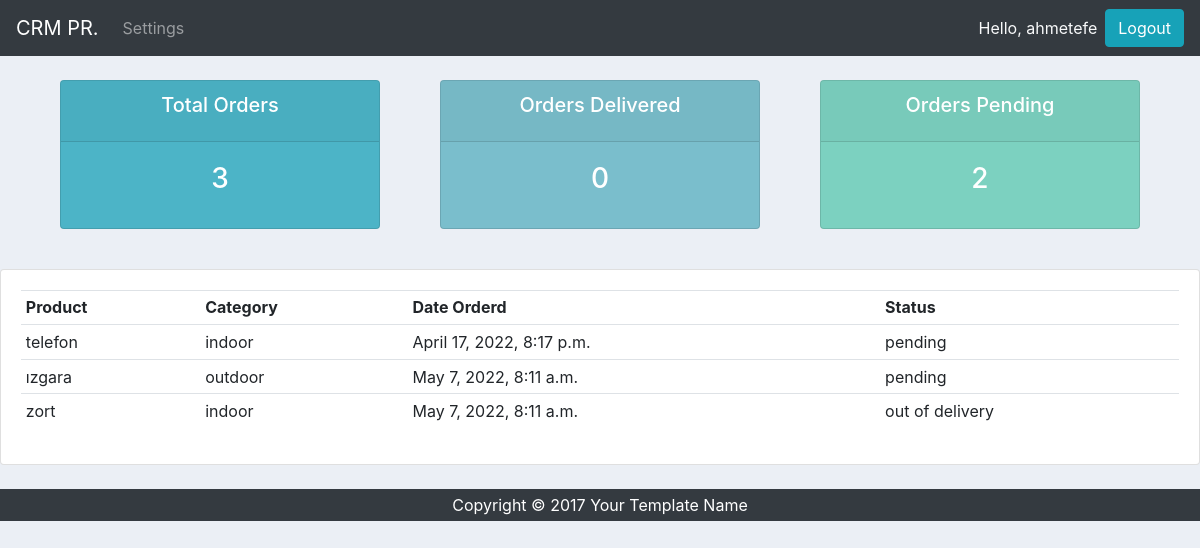
Screenshot of /user/ (signed in) with the database file from the repository.
### accounts/models.py (models this page shows, shortened)
class Order(models.Model):
    STATUS = (
        ("pending", "pendiing"),
        ("out of delivery", "out of delivery"),
        ("delivered","delivered")
    )
    customer = models.ForeignKey(Customer, null=True, on_delete=models.SET_NULL)
    product = models.ForeignKey(Product, null= True, on_delete=models.SET_NULL)
    date_created = models.DateTimeField(auto_now_add=True,null=True)
    status = models.CharField(max_length=200,null=True,choices=STATUS)
    note = models.CharField(max_length=2000,null=True)

class Product(models.Model):
    CATEGORY = (
        ("indoor","indoor"),
        ("outdoor","outdoor")
    )
    name = models.CharField(max_length=200,null=True)
    price = models.FloatField(null=True)
    category = models.CharField(max_length=200,null=True,choices=CATEGORY)
    description = models.CharField(max_length=200,null=True,blank=True)
    date_created = models.DateTimeField(auto_now_add=True,null=True)
    tag = models.ManyToManyField(Tag)
    def __str__(self):
        return self.name

### accounts/decorators.py (the view)
        def wrapper_func(request,*args, **kwargs):
            group = None
            if request.user.groups.exists():
                group = request.user.groups.all()[0].name
            if group in allowed_roles:
                return view_func(request,*args, **kwargs)
            else:
                return HttpResponse("You are not authorized to view this page!")

### accounts/views.py (called while the page is built)
@login_required(login_url="loginurl")
@allowed_users(allowed_roles=["customer"])
def userPage(request):
    orders = request.user.customer.order_set.all()
    total_orders = orders.count()
    total_delivered = orders.filter(status="delivered").count()
    total_pending = orders.filter(status="pending").count()
    context = {"orders":orders,"total_orders":total_orders,"total_delivered":total_delivered,"total_pending":total_pending}
    return render(request,"accounts/user.html",context)

### accounts/templates/accounts/user.html
{% extends 'accounts/main.html' %}
{% block content %}
{% include "accounts/status.html" %}
<br>
<div class="row">
	<div class="col-md">
		<div class="card card-body">
			<table class="table table-sm">
				<tr>
					<th>Product</th>
					<th>Category</th>
					<th>Date Orderd</th>
					<th>Status</th>
				</tr>
				{% for order in orders %}
				<tr>
					<td>{{order.product}}</td>
					<td>{{order.product.category}}</td>
					<td>{{order.date_created}}</td>
					<td>{{order.status}}</td>
				</tr>
				{% endfor %}
			</table>
		</div>
	</div>
</div>
{% endblock  %}

### accounts/templates/accounts/navbar.html (shortened to what this page needs)
{% load static %}
<nav class="navbar navbar-expand-lg navbar-dark bg-dark ">
  <a class="navbar-brand" href="{% url 'homeurl'  %}">CRM PR.</a>
  <div class="collapse navbar-collapse" id="navbarNav">
    <ul class="navbar-nav">
      {% if request.user.is_staff %}
      <li class="nav-item">
        <a class="nav-link" href="{% url 'homeurl'  %}">Dashboard</a>
      </li>
      <li class="nav-item">
        <a class="nav-link" href="{% url 'producturl' %}">Product</a>
      </li>
      {% else %}
        <li class="nav-item">
          <a class="nav-link" href="{% url 'accounturl' %}">Settings</a>
        </li>
      {% endif %}
    </ul>
  </div>
  <span class="text-light mr-2 ">Hello, {{ request.user }}</span>
  <span><a class="btn btn-info" href="{% url 'logouturl' %}">Logout</a></span>
</nav>

### static/css/main.css (style rules this page uses)
body { background-color: red; }

### accounts/templates/accounts/main.html (style rules this page uses)
body { background-color: #ebeff5; }

### rows the page displays
Order: product "telefon", product.category "indoor", date_created "April 17, 2022, 8:17 p.m.", status "pending"
Order: product "ızgara", product.category "outdoor", date_created "May 7, 2022, 8:11 a.m.", status "pending"
Order: product "zort", product.category "indoor", date_created "May 7, 2022, 8:11 a.m.", status "out of delivery"

### other values shown
{{ request.user }} "ahmetefe"
{{ total_orders }} "3"
{{ total_delivered }} "0"
{{ total_pending }} "2"
